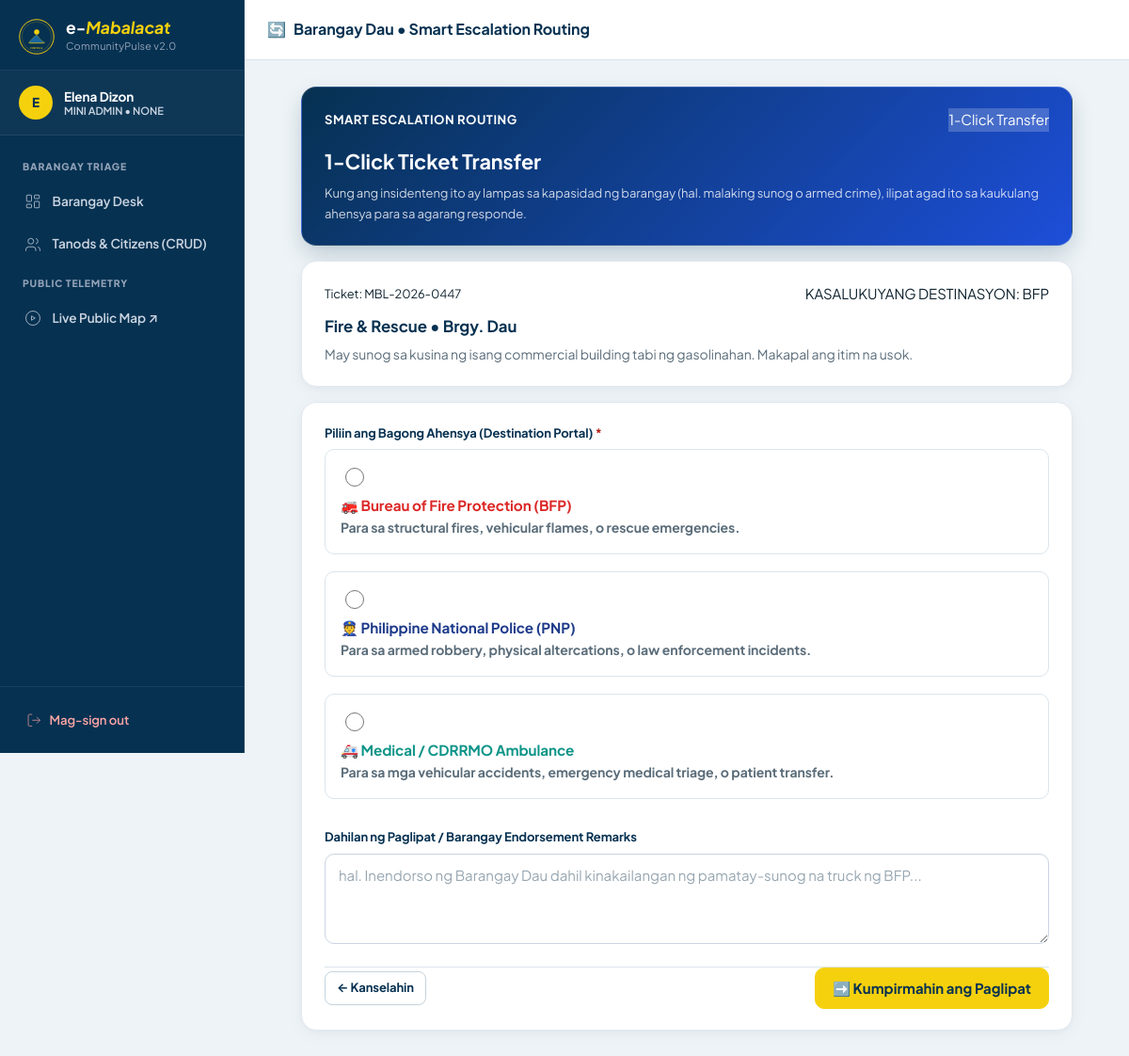
The app's page /barangay/transfer.php?report_id=1 (signed in) with its own data.
### tables this page shows
CREATE TABLE IF NOT EXISTS `reports` (
  `id` INT UNSIGNED AUTO_INCREMENT PRIMARY KEY,
  `ticket_no` VARCHAR(50) NOT NULL UNIQUE,
  `user_id` INT UNSIGNED NOT NULL,
  `barangay_id` INT UNSIGNED NOT NULL,
  
   
  `target_portal` ENUM('barangay', 'bfp', 'pnp', 'medical') NOT NULL DEFAULT 'barangay',
  
  `category` VARCHAR(100) NOT NULL,
  `priority` ENUM('emergency', 'high', 'medium', 'low') NOT NULL DEFAULT 'medium',
  `description` TEXT NOT NULL,
  `address` VARCHAR(255) NOT NULL DEFAULT '',
  `evidence_photo` VARCHAR(255) DEFAULT NULL,
  
   
  `latitude` DECIMAL(10, 7) NOT NULL DEFAULT 15.181000,
  `longitude` DECIMAL(10, 7) NOT NULL DEFAULT 120.588000,
  
   
  `fuzzed_lat` DECIMAL(10, 7) NOT NULL DEFAULT 15.181000,
  `fuzzed_lng` DECIMAL(10, 7) NOT NULL DEFAULT 120.588000,
  
   
  `upvotes_count` INT UNSIGNED NOT NULL DEFAULT 1,
  
   
  `status` ENUM('Pending', 'Dispatched', 'On-Scene', 'Waiting Confirmation', 'Resolved', 'Closed', 'False Alarm') NOT NULL DEFAULT 'Pending',
  
   
  `assigned_responder_id` INT UNSIGNED DEFAULT NULL,
  `dispatched_at` DATETIME DEFAULT NULL,
  `arrived_at` DATETIME DEFAULT NULL,
  
   
  `resolution_photo` VARCHAR(255) DEFAULT NULL,
  `resolution_remarks` TEXT DEFAULT NULL,
  `official_ref_no` VARCHAR(100) DEFAULT NULL,
  `resolved_uploaded_at` DATETIME DEFAULT NULL,
  `closed_at` DATETIME DEFAULT NULL,
  `created_at` TIMESTAMP NOT NULL DEFAULT CURRENT_TIMESTAMP,
  
  FOREIGN KEY (`user_id`) REFERENCES `users`(`id`),
  FOREIGN KEY (`barangay_id`) REFERENCES `barangays`(`id`),
  FOREIGN KEY (`assigned_responder_id`) REFERENCES `users`(`id`) ON DELETE SET NULL
);

CREATE TABLE IF NOT EXISTS `barangays` (
  `id` INT UNSIGNED AUTO_INCREMENT PRIMARY KEY,
  `name` VARCHAR(100) NOT NULL UNIQUE,
  `zone` ENUM('North', 'Central', 'South') NOT NULL DEFAULT 'North',
  `captain` VARCHAR(120) NOT NULL DEFAULT '',
  `hotline` VARCHAR(40) NOT NULL DEFAULT ''
);

### public/barangay/transfer.php (the view, shortened to what this page needs)
<?php
require_once '../../src/config/database.php';
$reportId = $_GET['report_id'] ?? null;
$stmt = $pdo->prepare("
    SELECT r.*, b.name as barangay_name, u.full_name as reporter_name
    FROM reports r
    JOIN barangays b ON r.barangay_id = b.id
    JOIN users u ON r.user_id = u.id
    WHERE r.id = ?
");
$stmt->execute([$reportId]);
$report = $stmt->fetch(PDO::FETCH_ASSOC);
?>
<!DOCTYPE html>
<html lang="en">
<head>
<link rel="stylesheet" href="../assets/css/site.css">
</head>
<body>
<div class="app-shell">
  <?php include '../partials/sidebar.php'; ?>
  <div class="app-main">
    <header class="app-topbar">
      <div class="app-topbar-title">
        <span>🔄</span>
        <span>Barangay <?= htmlspecialchars($report['barangay_name']) ?> &bull; Smart Escalation Routing</span>
      </div>
      <div class="app-topbar-actions">
        <a href="dashboard.php" class="btn btn-outline-light btn-xs">&larr; Back to Triage Desk</a>
      </div>
    </header>
    <main class="app-content">
      <div class="bento-grid" style="max-width: 820px; margin: 0 auto;">
        <div class="bento-card span-12 hero-bento" style="background:linear-gradient(135deg, #1d4ed8 0%, #063151 100%);">
          <div class="bento-head">
            <span class="bento-title" style="color:#fff;">Smart Escalation Routing</span>
            <span class="badge" style="background:rgba(255,255,255,0.2);color:#fff;">1-Click Transfer</span>
          </div>
          <h2 style="font-size:1.35rem; color:#fff; margin:0 0 6px;">1-Click Ticket Transfer</h2>
          <p class="bento-sub" style="color:#cbd5e1; margin:0;">
            Kung ang insidenteng ito ay lampas sa kapasidad ng barangay (hal. malaking sunog o armed crime), ilipat agad ito sa kaukulang ahensya para sa agarang responde.
          </p>
        </div>
        <div class="bento-card span-12" style="background: #f8fafc;">
          <div style="display: flex; justify-content: space-between; align-items: center; margin-bottom: 0.5rem;">
            <span class="badge badge-gold" style="font-family: var(--font-mono); font-size: 0.8rem;">
              Ticket: <?= htmlspecialchars($report['ticket_no']) ?>
            </span>
            <span class="badge badge-outline" style="text-transform: uppercase;">
              Kasalukuyang Destinasyon: <?= $report['target_portal'] ?>
            </span>
          </div>
          <h3 style="font-size: 1.05rem; font-weight: 700; color: var(--navy); margin: 0 0 0.25rem 0;">
            <?= htmlspecialchars($report['category']) ?> &bull; Brgy. <?= htmlspecialchars($report['barangay_name']) ?>
          </h3>
          <p class="small muted" style="margin: 0;">
            <?= htmlspecialchars($report['description']) ?>
          </p>
        </div>
        <div class="bento-card span-12">
          <form method="POST">
            <div class="field" style="margin-bottom: 1.5rem;">
              <label style="font-weight: 700; color:var(--navy); margin-bottom: 8px; display:block;">Piliin ang Bagong Ahensya (Destination Portal) <span class="req">*</span></label>
              <div style="display: grid; grid-template-columns: 1fr; gap: 0.75rem;">
                <label style="display: flex; align-items: center; gap: 1rem; padding: 1rem; border: 1px solid var(--line); border-radius: 10px; cursor: pointer; background:#fff;">
                  <input type="radio" name="target_portal" value="bfp" required style="width: 1.25rem; height: 1.25rem;">
                  <div>
                    <strong style="color: #dc2626; font-size: 0.95rem;">🚒 Bureau of Fire Protection (BFP)</strong>
                    <p class="small muted" style="margin: 0;">Para sa structural fires, vehicular flames, o rescue emergencies.</p>
                  </div>
                </label>
                <label style="display: flex; align-items: center; gap: 1rem; padding: 1rem; border: 1px solid var(--line); border-radius: 10px; cursor: pointer; background:#fff;">
                  <input type="radio" name="target_portal" value="pnp" style="width: 1.25rem; height: 1.25rem;">
                  <div>
                    <strong style="color: #1e3a8a; font-size: 0.95rem;">👮 Philippine National Police (PNP)</strong>
                    <p class="small muted" style="margin: 0;">Para sa armed robbery, physical altercations, o law enforcement incidents.</p>
                  </div>
                </label>
                <label style="display: flex; align-items: center; gap: 1rem; padding: 1rem; border: 1px solid var(--line); border-radius: 10px; cursor: pointer; background:#fff;">
                  <input type="radio" name="target_portal" value="medical" style="width: 1.25rem; height: 1.25rem;">
                  <div>
                    <strong style="color: #0d9488; font-size: 0.95rem;">🚑 Medical / CDRRMO Ambulance</strong>
                    <p class="small muted" style="margin: 0;">Para sa mga vehicular accidents, emergency medical triage, o patient transfer.</p>
                  </div>
                </label>
              </div>
            </div>
            <div class="field" style="margin-bottom: 1.5rem;">
              <label style="font-weight:700;">Dahilan ng Paglipat / Barangay Endorsement Remarks</label>
              <textarea name="transfer_notes" class="input" rows="3" style="width:100%; height:auto;" placeholder="hal. Inendorso ng Barangay Dau dahil kinakailangan ng pamatay-sunog na truck ng BFP..."></textarea>
            </div>
            <div class="flex-between flex-wrap gap-12 items-center pt-12" style="border-top: 1px solid var(--line);">
              <a href="dashboard.php" class="btn btn-outline btn-sm">&larr; Kanselahin</a>
              <button type="submit" class="btn btn-gold btn-md" onclick="return confirm('Sigurado ka bang nais mong ilipat ang tiket na ito sa napiling ahensya?');">
                ➡️ Kumpirmahin ang Paglipat
              </button>
            </div>
          </form>
        </div>
      </div>
    </main>
  </div>
</div>
</body>
</html>

### records on screen
reports: barangay.name "Dau", ticket_no "MBL-2026-0447", target_portal "BFP", category "Fire & Rescue", description "May sunog sa kusina ng isang commercial building tabi ng gasolinahan. Makapal ang itim na usok."

### other values on screen
substr($currentUserName, 0, 1) "E"
$currentUserName "Elena Dizon"
str_replace('_', ' ', $currentUserRole) "MINI ADMIN"
$currentUserAgency "NONE"
